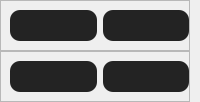
                <widget class="QFrame" name="rignt_child">
                 <property name="frameShape">
                  <enum>QFrame::NoFrame</enum>
                 </property>
                 <property name="frameShadow">
                  <enum>QFrame::Plain</enum>
                 </property>
                 <layout class="QVBoxLayout" name="verticalLayout_10">
                  <property name="spacing">
                   <number>0</number>
                  </property>
                  <property name="leftMargin">
                   <number>0</number>
                  </property>
                  <property name="topMargin">
                   <number>0</number>
                  </property>
                  <property name="rightMargin">
                   <number>10</number>
                  </property>
                  <property name="bottomMargin">
                   <number>0</number>
                  </property>
                  <item>
                   <widget class="QFrame" name="camera_down">
                    <property name="frameShape">
                     <enum>QFrame::StyledPanel</enum>
                    </property>
                    <property name="frameShadow">
                     <enum>QFrame::Raised</enum>
                    </property>
                    <layout class="QHBoxLayout" name="horizontalLayout_7">
                     <property name="rightMargin">
                      <number>0</number>
                     </property>
                     <item>
                      <widget class="QLabel" name="camera_1">
                       <property name="font">
                        <font>
                         <family>Arial</family>
                         <pointsize>20</pointsize>
                         <weight>75</weight>
                         <bold>true</bold>
                        </font>
                       </property>
                       <property name="styleSheet">
                        <string notr="true">QLabel{
	background-color: rgb(35, 35, 35);
	border-radius:10px;
	color: rgb(255, 255, 255);
}</string>
                       </property>
                       <property name="text">
                        <string/>
                       </property>
                       <property name="pixmap">
                        <pixmap resource="../resource/asset.qrc">:/icons/asset/camera-off.svg</pixmap>
                       </property>
                       <property name="alignment">
                        <set>Qt::AlignCenter</set>
                       </property>
                      </widget>
                     </item>
                     <item>
                      <widget class="QLabel" name="camera_2">
                       <property name="font">
                        <font>
                         <family>Arial</family>
                         <pointsize>20</pointsize>
                         <weight>75</weight>
                         <bold>true</bold>
                        </font>
                       </property>
                       <property name="styleSheet">
                        <string notr="true">QLabel{
	background-color: rgb(35, 35, 35);
	border-radius:10px;
	color: rgb(255, 255, 255);
}</string>
                       </property>
                       <property name="text">
                        <string/>
                       </property>
                       <property name="pixmap">
                        <pixmap resource="../resource/asset.qrc">:/icons/asset/camera-off.svg</pixmap>
                       </property>
                       <property name="alignment">
                        <set>Qt::AlignCenter</set>
                       </property>
                      </widget>
                     </item>
                    </layout>
                   </widget>
                  </item>
                  <item>
                   <widget class="QFrame" name="camera_top">
                    <property name="frameShape">
                     <enum>QFrame::StyledPanel</enum>
                    </property>
                    <property name="frameShadow">
                     <enum>QFrame::Raised</enum>
                    </property>
                    <layout class="QHBoxLayout" name="horizontalLayout_8">
                     <property name="rightMargin">
                      <number>0</number>
                     </property>
                     <item>
                      <widget class="QLabel" name="camera_3">
                       <property name="font">
                        <font>
                         <family>Arial</family>
                         <pointsize>20</pointsize>
                         <weight>75</weight>
                         <bold>true</bold>
                        </font>
                       </property>
                       <property name="styleSheet">
                        <string notr="true">QLabel{
	background-color: rgb(35, 35, 35);
	border-radius:10px;
	color: rgb(255, 255, 255);
}</string>
                       </property>
                       <property name="text">
                        <string/>
                       </property>
                       <property name="pixmap">
                        <pixmap resource="../resource/asset.qrc">:/icons/asset/camera-off.svg</pixmap>
                       </property>
                       <property name="alignment">
                        <set>Qt::AlignCenter</set>
                       </property>
                      </widget>
                     </item>
                     <item>
                      <widget class="QLabel" name="camera_4">
                       <property name="font">
                        <font>
                         <family>Arial</family>
                         <pointsize>20</pointsize>
                         <weight>75</weight>
                         <bold>true</bold>
                        </font>
                       </property>
                       <property name="styleSheet">
                        <string notr="true">QLabel{
	background-color: rgb(35, 35, 35);
	border-radius:10px;
	color: rgb(255, 255, 255);
}</string>
                       </property>
                       <property name="text">
                        <string/>
                       </property>
                       <property name="pixmap">
                        <pixmap resource="../resource/asset.qrc">:/icons/asset/camera-off.svg</pixmap>
                       </property>
                       <property name="alignment">
                        <set>Qt::AlignCenter</set>
                       </property>
                      </widget>
                     </item>
                    </layout>
                   </widget>
                  </item>
                 </layout>
                </widget>
